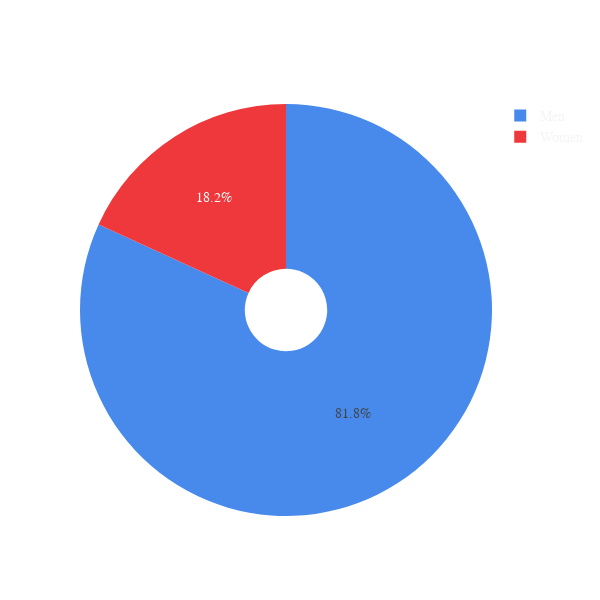

Notebook source saved alongside this figure:
### Code cell
#hit rate
#first plot ,show % men women in our data
labels = ['Women','Men']
values = [df["total_f"].sum(), df["total_m"].sum()]
fig = go.Figure(data=[go.Pie(labels=labels, values=values, hole=.2)])
fig.update_layout(
        autosize=False,
        paper_bgcolor='rgba(0,0,0,0)',
        font = dict(size=14, family='Courier', color="#F5F5F5"),
        width=600,
        height=600,
        dragmode = False,
    )
fig.update_traces( marker=dict(colors=['#EF383B', '#478AEC']))
fig.show()
pio.write_html(fig, file='MenWomenTotal.html', auto_open=True)

### Figure 1 — Plotly figure (JSON) as saved in the notebook; plotly's stock layout.template omitted (floating-point values rounded to 4 significant figures)
{"data": [{"hole": 0.2, "labels": ["Women", "Men"], "marker": {"colors": ["#EF383B", "#478AEC"]}, "type": "pie", "values": [75735, 340753]}], "layout": {"autosize": false, "dragmode": false, "font": {"color": "#F5F5F5", "family": "Courier", "size": 14}, "height": 600, "paper_bgcolor": "rgba(0, 0, 0, 0)", "width": 600}}
